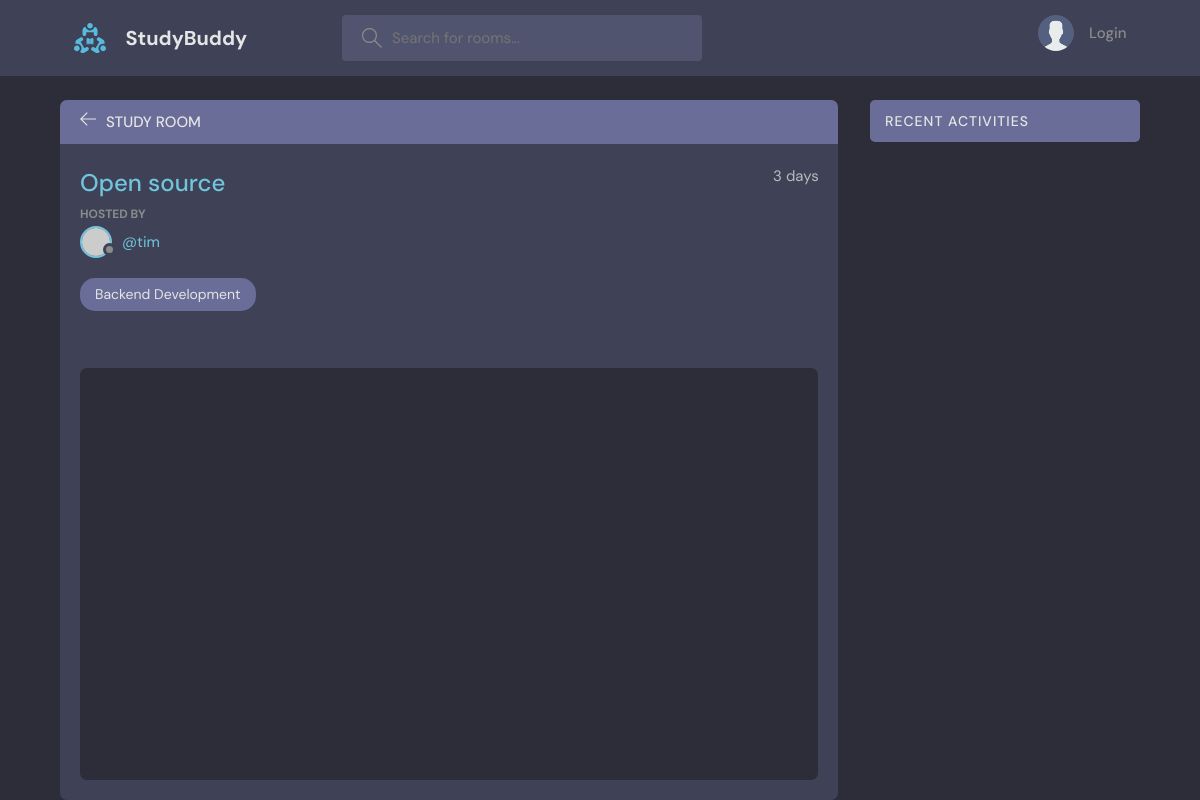
Page /room/5 on the earlier database version.
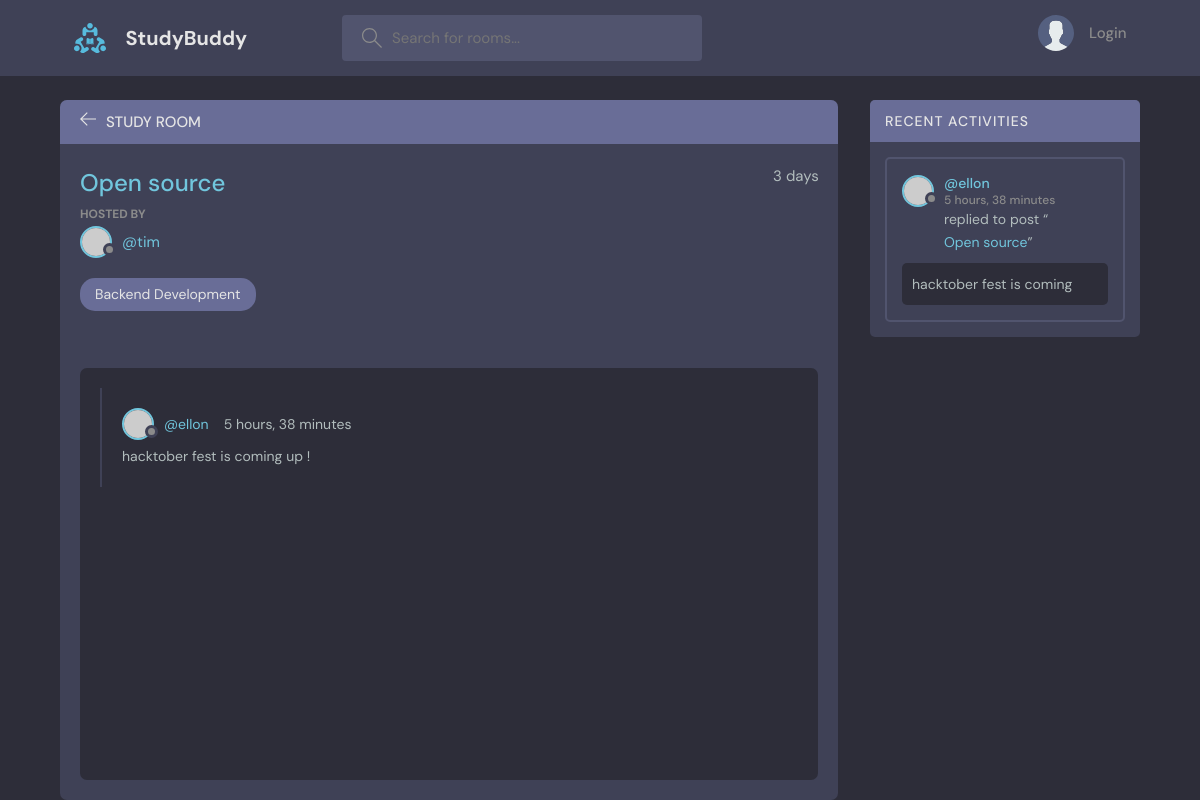
Same page on the later database version.
### base/models.py (models this page shows, shortened)
class Message(models.Model):
    user = models.ForeignKey(User, on_delete=models.CASCADE)
    room = models.ForeignKey(Room, on_delete=models.CASCADE)
    body = models.TextField()
    updated = models.DateTimeField(auto_now=True)
    created = models.DateTimeField(auto_now_add=True)
    class Meta:
        ordering = ['-updated', '-created']
    def __str__(self):
        return self.body[:25] + ('...' if len(self.body) > 50 else '')

class Room(models.Model):
    host = models.ForeignKey(User, on_delete=models.SET_NULL, null=True)
    topic = models.ForeignKey(
        Topic, on_delete=models.SET_NULL, null=True, blank=True)
    name = models.CharField(max_length=200)
    description = models.TextField(null=True, blank=True)
    participants = models.ManyToManyField(User, related_name="participants", blank=True)
    updated = models.DateTimeField(auto_now=True)
    created = models.DateTimeField(auto_now_add=True)
    class Meta:
          ordering = ['-updated', '-created']

### base/views.py (the view, shortened to what this page needs)
# urls.py: path('room/<str:pk>', views.room, name='room'),
def room(request, pk):
    room_ = Room.objects.get(id=pk)
    participants = room_.participants.all()
    comments = room_.message_set.all()
    context = {'room': room_, 'comments': comments,
               'participants': participants}
    return render(request, 'base/room.html', context)

### base/models.py (called while the page is built)
    def __str__(self):
        return self.name

### base/templates/base/room.html (shortened to what this page needs)
{% extends 'main.html' %} {% block content %} {% load static %}
<main class="profile-page layout layout--2">
  <div class="container">
    <div class="room">
      <div class="room__top">
        <div class="room__topLeft">
          <a href="{{request.META.HTTP_REFERER}}">
            <svg
              version="1.1"
              xmlns="http://www.w3.org/2000/svg"
              width="32"
              height="32"
              viewBox="0 0 32 32"
            >
              <title>arrow-left</title>
              <path
                d="M13.723 2.286l-13.723 13.714 13.719 13.714 1.616-1.611-10.96-10.96h27.625v-2.286h-27.625l10.965-10.965-1.616-1.607z"
              ></path>
            </svg>
          </a>
          <h3>Study Room</h3>
        </div>
      </div>
      <div class="room__box scroll">
        <div class="room__header scroll">
          <div class="room__info">
            <h3>{{room.name}}</h3>
            <span>{{room.created|timesince}}</span>
          </div>
          <div class="room__hosted">
            <p>Hosted By</p>
            <a href="{% url 'user-profile' room.host.id %}" class="room__author">
              <div class="avatar avatar--small">
                <img src="https://randomuser.me/api/portraits/men/37.jpg" />
              </div>
              <span>@{{room.host.username}}</span>
            </a>
          </div>
          <span class="room__topics">{{room.topic}}</span>
        </div>
        <div class="room__conversation">
          <div class="threads scroll">
            {% for comment in comments %}
            <div class="thread">
              <div class="thread__top">
                <div class="thread__author">
                  <a href="{% url 'user-profile' comment.user.id %}" class="thread__authorInfo">
                    <div class="avatar avatar--small">
                      <img
                        src="https://randomuser.me/api/portraits/men/37.jpg"
                      />
                    </div>
                    <span>@{{comment.user.username}}</span>
                  </a>
                  <span class="thread__date">{{comment.created|timesince}}</span>
                </div>
              </div>
              <div class="thread__details">
                {{comment.body}}
              </div>
            </div>
            {% endfor %}
          </div>
        </div>
      </div>
    </div>
    {% include 'base/activity_component.html' %}
  </div>
</main>
{% endblock content %}

### base/templates/base/activity_component.html (shortened to what this page needs)
<div class="activities">
  <div class="activities__header">
    <h2>Recent Activities</h2>
  </div>
  {% for comment in comments %}
  <div class="activities__box">
    <div class="activities__boxHeader roomListRoom__header">
      <a
        href="{% url 'user-profile' comment.user.id %}"
        class="roomListRoom__author"
      >
        <div class="avatar avatar--small">
          <img src="https://randomuser.me/api/portraits/women/11.jpg" />
        </div>
        <p>
          @{{comment.user.username}}
          <span>{{comment.created|timesince}}</span>
        </p>
      </a>
    </div>
    <div class="activities__boxContent">
      <p>
        replied to post “<a href="{% url 'room' comment.room.id %}"
          >{{comment.room.name}}</a
        >”
      </p>
      <div class="activities__boxRoomContent">{{comment}}</div>
    </div>
  </div>
  {% endfor %}
</div>

Differences in the rows shown:
added Message: user.username "ellon", created "5 hours, 38 minutes", body "hacktober fest is coming up !", room.name "Open source", body "hacktober fest is coming"
